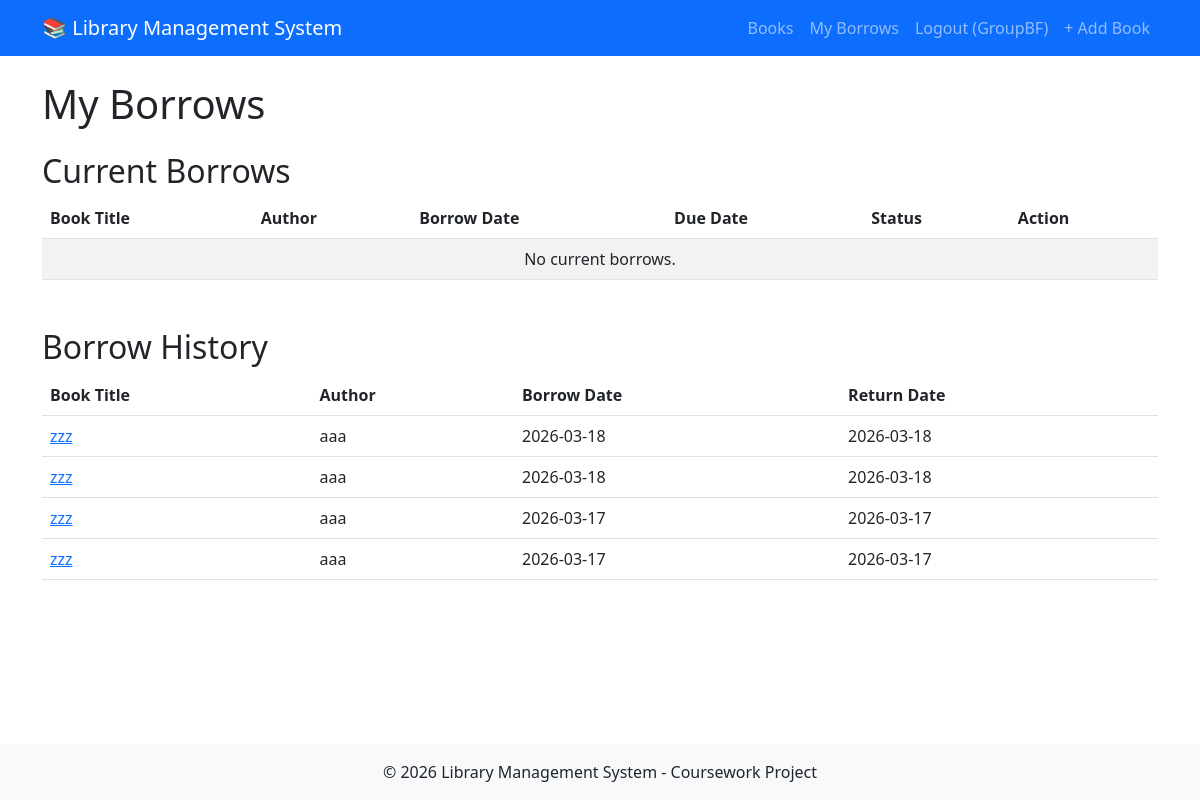
Screenshot of /my-borrows/ (signed in) with the database file from the repository.
### books/models.py (models this page shows, shortened)
class BorrowRecord(models.Model):
    user = models.ForeignKey(User, on_delete=models.CASCADE, related_name='borrow_records')
    book = models.ForeignKey(Book, on_delete=models.CASCADE, related_name='borrow_records')
    borrow_date = models.DateTimeField(default=timezone.now)
    due_date = models.DateTimeField()
    return_date = models.DateTimeField(null=True, blank=True)
    class Meta:
        ordering = ['-borrow_date']

class Book(models.Model):
    title = models.CharField(max_length=200)
    author = models.CharField(max_length=100)
    isbn = models.CharField('ISBN', max_length=13, unique=True)
    category = models.ForeignKey(Category, on_delete=models.SET_NULL, null=True, related_name='books')
    total_copies = models.PositiveIntegerField('total copies', default=1)
    available_copies = models.PositiveIntegerField('available copies', default=1)
    description = models.TextField(blank=True)
    published_date = models.DateField(null=True, blank=True)
    cover_image = models.URLField(blank=True, help_text='Cover image URL')

### books/views.py (the view)
# urls.py: path('my-borrows/', views.my_borrows, name='my_borrows'),
@login_required
def my_borrows(request):
    current_borrows = BorrowRecord.objects.filter(user=request.user, return_date__isnull=True)
    history = BorrowRecord.objects.filter(user=request.user, return_date__isnull=False)
    return render(request, 'books/my_borrows.html', {
        'current_borrows': current_borrows,
        'history': history,
    })

### books/templates/books/my_borrows.html (shortened to what this page needs)
{% extends 'books/base.html' %}
{% load static %}
{% block content %}
<h1 class="mb-4">My Borrows</h1>
<h2>Current Borrows</h2>
<table class="table table-striped">
    <thead>
        <tr>
            <th>Book Title</th>
            <th>Author</th>
            <th>Borrow Date</th>
            <th>Due Date</th>
            <th>Status</th>
            <th>Action</th>
        </tr>
    </thead>
    <tbody>
        {% for record in current_borrows %}
            <tr id="record-{{ record.id }}">
                <td><a href="{% url 'books:book_detail' record.book.id %}">{{ record.book.title }}</a></td>
                <td>{{ record.book.author }}</td>
                <td>{{ record.borrow_date|date:"Y-m-d" }}</td>
                <td>{{ record.due_date|date:"Y-m-d" }}</td>
                <td>
                    {% if record.is_overdue %}
                        <span class="badge bg-danger">Overdue</span>
                    {% else %}
                        <span class="badge bg-success">Borrowed</span>
                    {% endif %}
                </td>
                <td>
                    <button class="btn btn-sm btn-warning return-btn" data-record-id="{{ record.id }}" data-url="{% url 'books:return_book' record.id %}">Return</button>
                </td>
            </tr>
        {% empty %}
            <tr><td colspan="6" class="text-center">No current borrows.</td></tr>
        {% endfor %}
    </tbody>
</table>
<h2 class="mt-5">Borrow History</h2>
<table class="table">
    <thead>
        <tr>
            <th>Book Title</th>
            <th>Author</th>
            <th>Borrow Date</th>
            <th>Return Date</th>
        </tr>
    </thead>
    <tbody>
        {% for record in history %}
            <tr>
                <td><a href="{% url 'books:book_detail' record.book.id %}">{{ record.book.title }}</a></td>
                <td>{{ record.book.author }}</td>
                <td>{{ record.borrow_date|date:"Y-m-d" }}</td>
                <td>{{ record.return_date|date:"Y-m-d" }}</td>
            </tr>
        {% empty %}
            <tr><td colspan="4" class="text-center">No history.</td></tr>
        {% endfor %}
    </tbody>
</table>
{% endblock %}

### books/templates/books/base.html (shortened to what this page needs)
<!DOCTYPE html>
<html lang="en">
<head>
    <link href="https://cdn.jsdelivr.net/npm/bootstrap@5.3.0/dist/css/bootstrap.min.css" rel="stylesheet">
    {% load static %}
    <link rel="stylesheet" href="{% static 'books/css/custom.css' %}">
</head>
<body>
    <nav class="navbar navbar-expand-lg navbar-dark bg-primary">
        <div class="container">
            <a class="navbar-brand" href="{% url 'books:index' %}">📚 Library Management System</a>
            <div class="collapse navbar-collapse" id="navbarNav">
                <ul class="navbar-nav ms-auto">
                    <li class="nav-item">
                        <a class="nav-link" href="{% url 'books:book_list' %}">Books</a>
                    </li>
                    {% if user.is_authenticated %}
                        <li class="nav-item">
                            <a class="nav-link" href="{% url 'books:my_borrows' %}">My Borrows</a>
                        </li>
                        <li class="nav-item">
                            <form method="post" action="{% url 'logout' %}" style="display: inline;">
                                <button type="submit" class="btn nav-link" style="border: none; background: none;">Logout ({{ user.username }})</button>
                            </form>
                        </li>
                    {% endif %}
                    {% if user.is_staff %}
                        <li class="nav-item">
                            <a class="nav-link" href="{% url 'books:book_create' %}">+ Add Book</a>
                        </li>
                    {% endif %}
                </ul>
            </div>
        </div>
    </nav>
    <main class="container my-4">
        {% block content %}{% endblock %}
    </main>
    <footer class="bg-light text-center py-3 mt-5">
        <p class="mb-0">© 2026 Library Management System - Coursework Project</p>
    </footer>
</body>
</html>

### books/static/books/css/custom.css (style rules this page uses)
body { display: flex; flex-direction: column; min-height: 100vh; }
main { flex: 1; }

### rows the page displays
BorrowRecord: book "zzz", book.author "aaa", borrow_date "2026-03-18", return_date "2026-03-18"
BorrowRecord: book "zzz", book.author "aaa", borrow_date "2026-03-18", return_date "2026-03-18"
BorrowRecord: book "zzz", book.author "aaa", borrow_date "2026-03-17", return_date "2026-03-17"
BorrowRecord: book "zzz", book.author "aaa", borrow_date "2026-03-17", return_date "2026-03-17"

### other values shown
{{ user.username }} "GroupBF"
